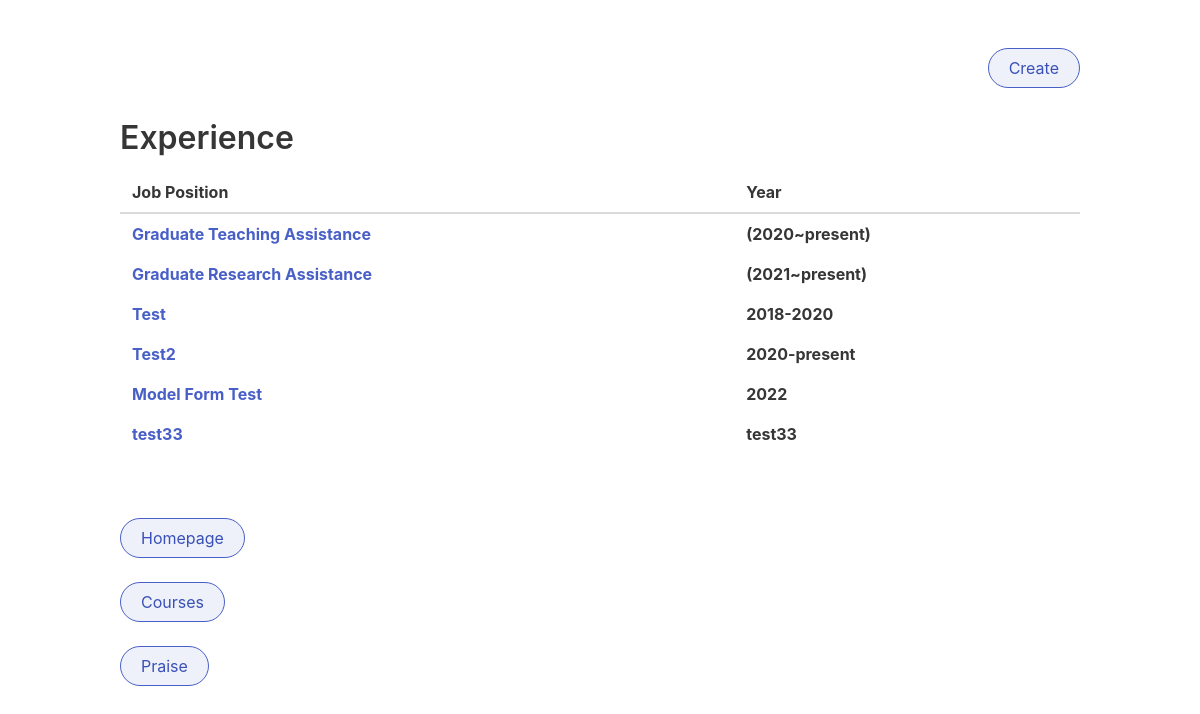
The page /exp/ on the database as committed earlier.
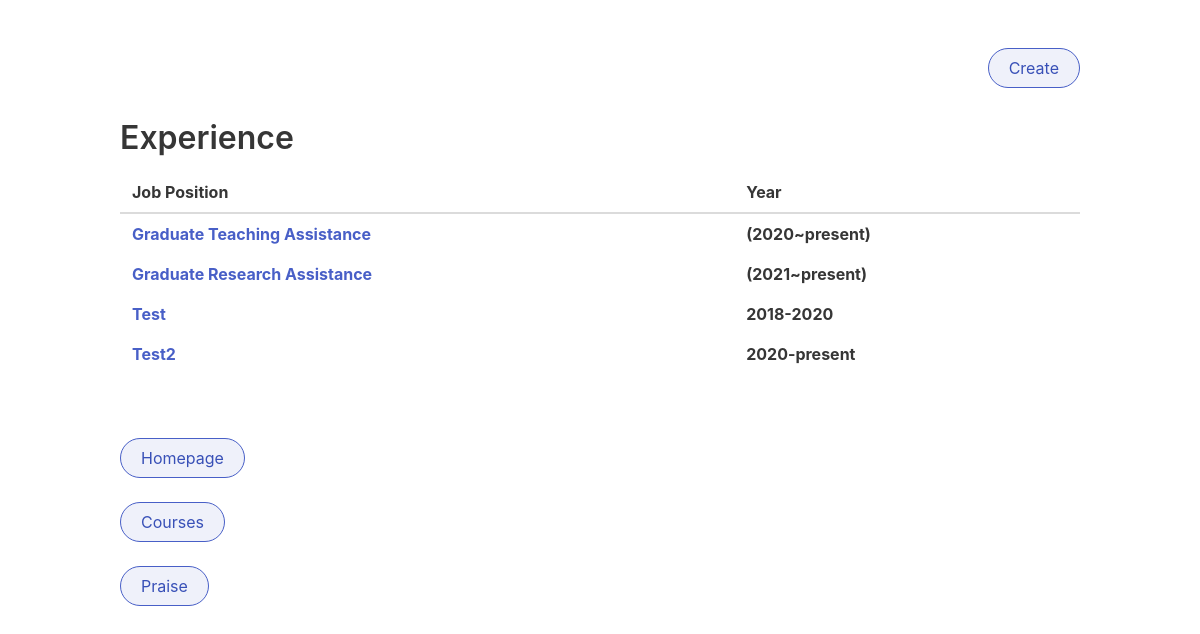
The same page on the database as committed later.
### experience/models.py (models this page shows)
class Experience(models.Model):
    job = models.TextField()
    year = models.TextField()
    desc = models.TextField()

### experience/views.py (the view)
# urls.py: path('', exp_list_view, name='list'),
def exp_list_view(request):
    exp_list = Experience.objects.all()
    context = {
        "experiences": exp_list
    }
    return render(request, "experience/list.html", context=context)

### templates/experience/list.html (shortened to what this page needs)
{% extends "base.html" %}
{% block content %}
<div class="content">
    <p style = text-align:right;><a class="button is-link is-light is-outlined is-rounded"  style=text-align:right; href="{% url 'experience:create' %}">Create</a></p>
    <h1>Experience</h1>
    <table class="table">
        <thead>
            <tr>
                <th>Job Position</th>
                <th>Year</th>
            </tr>
        </thead>
    {% for exp in experiences %}
            <tbody>
                <th><a href="{% url 'experience:detail' exp.id %}">{{ exp.job }}</a></th>
                <th>{{ exp.year }}</th>
            </tbody>
    {% endfor %}
    </table>
<br /><br />
    <a class="button is-link is-light is-outlined is-rounded" href="/"> Homepage </a>
    <br />
    <br />
    <a class="button is-link is-light is-outlined is-rounded" href="{% url 'courses:list' %}"> Courses </a>
    <br />
    <br />
    <a class="button is-link is-light is-outlined is-rounded" href="{% url 'praises:list' %}"> Praise </a>
</div>
{% endblock content %}

### templates/base.html (shortened to what this page needs)
{% load tz %}
<!DOCTYPE html>
<html lang="en">
<head>
    <link rel="stylesheet" href="https://cdn.jsdelivr.net/npm/bulma@0.9.3/css/bulma.min.css">
</head>
<body>
    <section class="section">
        <div class="container">
        {% block content %}{% endblock content %}
        </div>
    </section>
</body>
</html>

Rows that differ between the two databases and show on the page:
removed Experience: job "Model Form Test", year "2022"
removed Experience: job "test33", year "test33"
